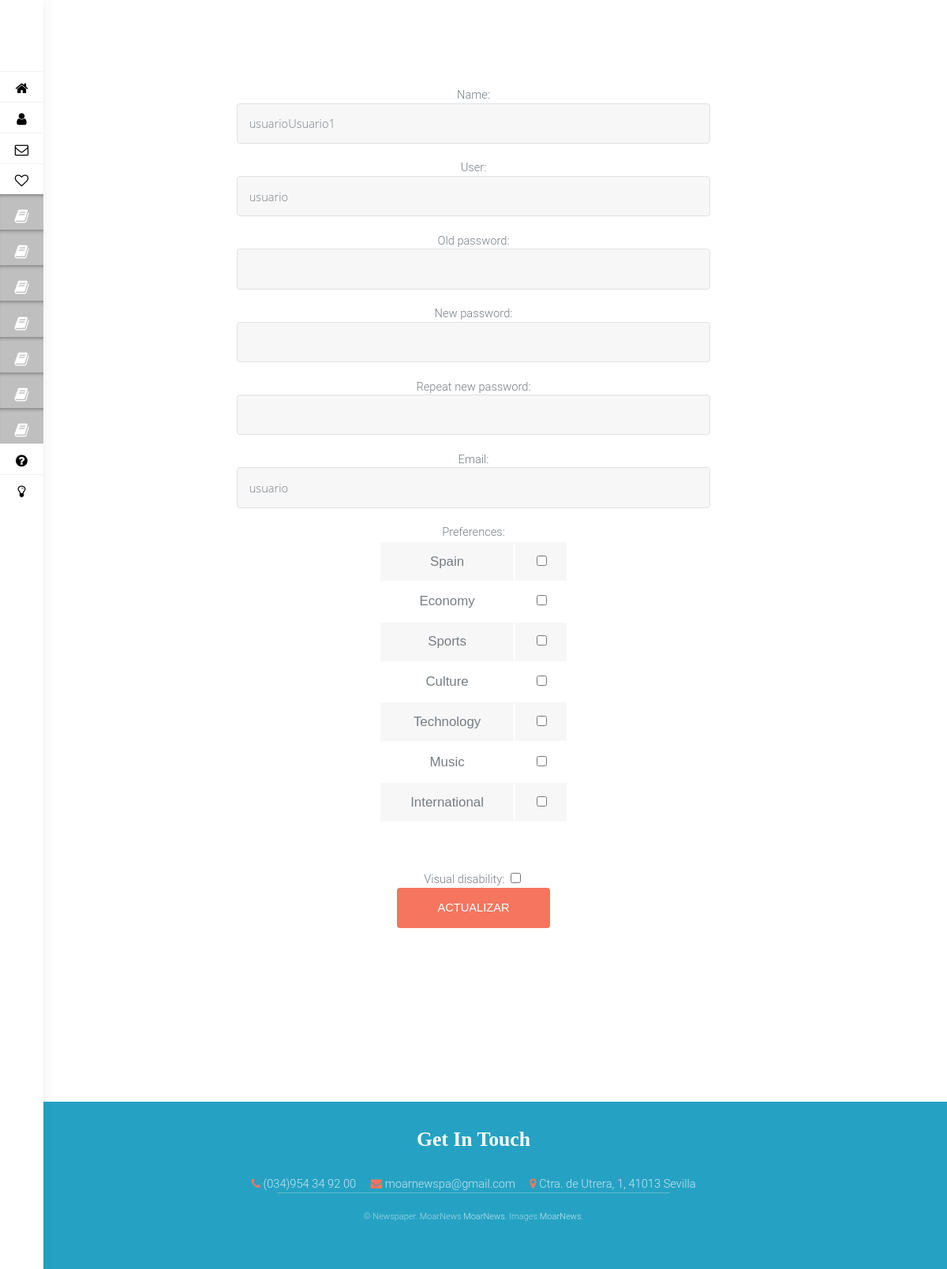
The app's page /vistas/modificarCuenta.php (signed in) with its own data.
### tables this page shows
CREATE TABLE `secciones` (
  `idSeccion` int(11) NOT NULL,
  `categoria` varchar(150) NOT NULL,
  `idCuenta` int(11) DEFAULT NULL
);

CREATE TABLE `cuentas` (
  `idCuenta` int(11) NOT NULL,
  `nombre` varchar(45) NOT NULL,
  `usuario` varchar(45) NOT NULL,
  `clave` varchar(255) NOT NULL,
  `email` varchar(150) NOT NULL,
  `formato` varchar(15) NOT NULL,
  `tipo` varchar(15) NOT NULL,
  `Dv` tinyint(1) NOT NULL,
  `gustos` varchar(255) NOT NULL
);

### CRUD/CRUDSeccion.php (called while the page is built, shortened)
<?php
function readAllSeccion() {
    $con = conexionBD();
    $res = FALSE;
    $query = "SELECT * FROM secciones";
    $result = $con->query($query);
    if ($result->num_rows !== 0) {
        $res = array();
        for ($i = 0; $i < $result->num_rows; $i++) {
            array_push($res, $result->fetch_assoc());
        }
    }
    return $res;
}

### CRUD/CRUDCuenta.php (called while the page is built, shortened)
<?php
function readCuenta($id) {
    $con = conexionBD();
    $res = False;
    $query = "SELECT * FROM cuentas WHERE idCuenta = $id";
    $result = $con->query($query);
    if ($result) {
        $res = $result->fetch_assoc();
    }
    return $res;
}

### vistas/modificarCuenta.php (the view, shortened to what this page needs)
<!DOCTYPE html>
<?php
include_once("../CRUD/CRUDCuenta.php");
include_once("../CRUD/CRUDSeccion.php");
?>
<html>
    <head>
        <link href="css.css" rel="stylesheet" type="text/css"/>
        <link rel="stylesheet" type="text/css" href="https://netdna.bootstrapcdn.com/font-awesome/4.0.3/css/font-awesome.css" rel="stylesheet">
    </head>
    <body>
        <?php
        if (isset($_SESSION['cuentaID'])) {
            $idUsuario = $_SESSION['cuentaID'];
        }
        $datosPersonales = readCuenta($idUsuario);
        $secciones = readAllSeccion();
        include_once 'nav.php';
        ?>
        <form action="#" method="POST" onsubmit="return validaModificaCuenta()"style="padding-right: 25%;padding-left: 25%;padding-top: 2px;margin-top: 20px;">
            Name: <input type="text" name="nombre" value="<?php echo $datosPersonales['nombre']; ?>"><br/>
            User: <input type="text" name="usuario" value="<?php echo $datosPersonales['usuario']; ?>"><br/>
            Old password: <input type="password" name="claveantigua" ><br/>
            New password: <input type="password" name="clavenueva" onchange="validaClavesIguales()"><br/>
            Repeat new password: <input type="password" name="clavenuevarepetida" onchange="validaClavesIguales()"><br/>
            Email: <input type="text" name="email" value ="<?php echo $datosPersonales['email']; ?>"><br/>
            Preferences: <br/>
            <?php
            $misGustos = explode(",", $datosPersonales['gustos']);
            ?>
            <table >
                <?php
                foreach ($secciones as $seccion) {
                    ?> <tr><td>  <?php echo $seccion['categoria']; ?></td>
                        <td> <input type="checkbox" name="<?php echo $seccion['categoria']; ?>" value="<?php echo $seccion['categoria']; ?>" <?php
                            if (in_array($seccion['categoria'], $misGustos)) {
                                echo "checked";
                            }
                            ?>></td></tr>
                        <?php
                    }
                    ?>
            </table>
            Visual disability: <input type="checkbox" name="Dv" <?php
            if ($datosPersonales['Dv']) {
                echo "checked";
            }
            ?>><br/>
            <input type="submit" name="btnActualizar" value="Actualizar"><br/>
        </form>
        <footer id="footer">
            <div class="inner">
                <h2>Get In Touch</h2>
                <ul class="actions">
                    <li><i class="icon fa-phone"></i> <a href="#">(034)954 34 92 00</a></li>
                    <li><span class="icon fa-envelope"></span> <a href="#">moarnewspa@gmail.com</a></li>
                    <li><span class="icon fa-map-marker"></span> Ctra. de Utrera, 1, 41013 Sevilla </li>
                </ul>
            </div>
            <div class="copyright">
                &copy; Newspaper. MoarNews <a href="https://www.upo.es/portal/impe/web/portada/index.html">MoarNews</a>. Images <a href="../imagenes/logo.jpeg" alt="logo">MoarNews</a>.
            </div>
        </footer>
    </body>
</html>

### vistas/nav.php (shortened to what this page needs)
<?php
include_once ("../CRUD/CRUDSeccion.php");
$secciones = readAllSeccion();
?>
<link href="css.css" rel="stylesheet" type="text/css"/>
<link rel="stylesheet" type="text/css" href="https://netdna.bootstrapcdn.com/font-awesome/4.0.3/css/font-awesome.css" rel="stylesheet">
<nav class="main-menu">
    <div class="settings"></div>
    <div class="scrollbar" id="style-1">
        <ul>
            <li>
                <a href="portada.php">
                    <i class="fa fa-home fa-lg"></i>
                </a>
            </li>
            <li>
                <a href="inicioSesion.php">
                    <i class="fa fa-user fa-lg"></i>
                </a>
            </li>
            <li>
                <a href="cuenta.php">
                    <i class="fa fa-envelope-o fa-lg"></i>
                </a>
            </li>
            <li>
                <a href="http://startific.com">
                    <i class="fa fa-heart-o fa-lg"></i>
                </a>
            </li>
            <ul>
                <?php
                foreach ($secciones as $seccion) {
                    ?>
                    <li class="darkerlishadow">
                        <i class="fa fa-book fa-lg"></i>
                    </li>
                    <?php
                }
                ?>
            </ul>
            <li>
                <a href="registro.php">
                    <i class="fa fa-question-circle fa-lg"></i>
                </a>
            </li>
            <ul class="logout">
                <li>
                    <a href="logout.php">
                        <i class="fa fa-lightbulb-o fa-lg"></i>
                    </a>
                </li>
            </ul>
            </nav>

### records on screen
secciones: categoria "Spain"
secciones: categoria "Economy"
secciones: categoria "Sports"
secciones: categoria "Culture"
secciones: categoria "Technology"
secciones: categoria "Music"
secciones: categoria "International"
cuentas: nombre "usuarioUsuario1", usuario "usuario", email "usuario"
